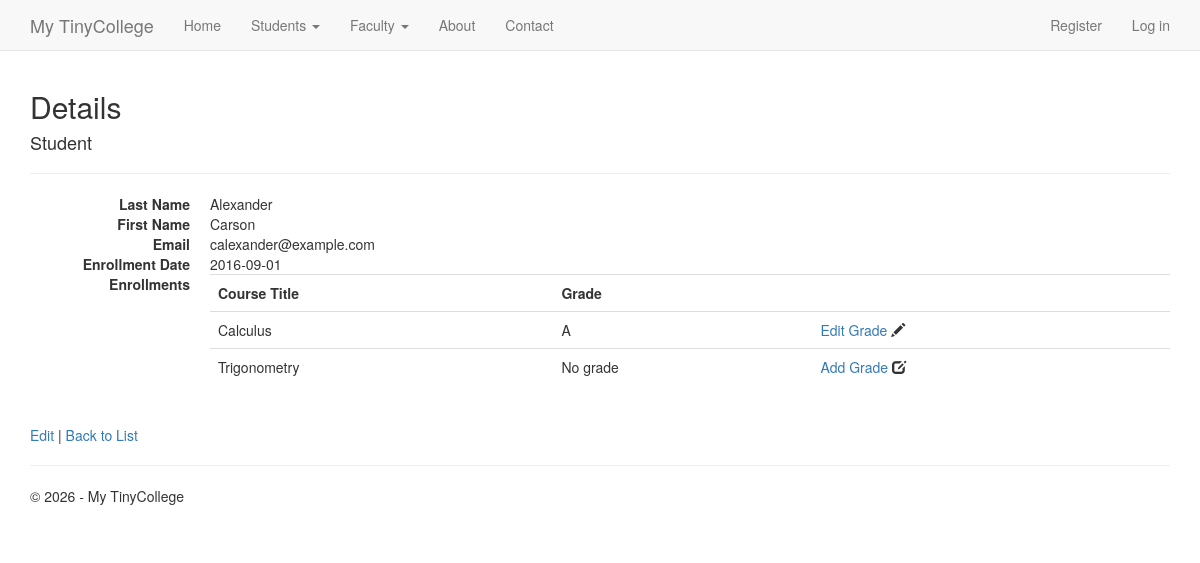
Screenshot of /public/index.php?r=student/details/1 with the database file from the repository.
### tables this page shows
CREATE TABLE `students` (
  `ID` INT NOT NULL AUTO_INCREMENT,
  `LastName` VARCHAR(65) NOT NULL,
  `FirstName` VARCHAR(50) NOT NULL,
  `Email` VARCHAR(255) NULL DEFAULT NULL,
  `EnrollmentDate` DATE NOT NULL,
  PRIMARY KEY (`ID`),
  INDEX `idx_students_names` (`LastName`, `FirstName`)
);

CREATE TABLE `enrollments` (
  `EnrollmentID` INT NOT NULL AUTO_INCREMENT,
  `CourseID` INT NOT NULL,
  `StudentID` INT NOT NULL,
  `Grade` CHAR(1) NULL DEFAULT NULL,
  PRIMARY KEY (`EnrollmentID`),
  INDEX `idx_enrollments_course` (`CourseID`),
  INDEX `idx_enrollments_student` (`StudentID`),
  CONSTRAINT `fk_enrollments_course`
    FOREIGN KEY (`CourseID`) REFERENCES `courses` (`CourseID`)
    ON DELETE CASCADE ON UPDATE CASCADE,
  CONSTRAINT `fk_enrollments_student`
    FOREIGN KEY (`StudentID`) REFERENCES `students` (`ID`)
    ON DELETE CASCADE ON UPDATE CASCADE
);

CREATE TABLE `courses` (
  `CourseID` INT NOT NULL,
  `Title` VARCHAR(50) NOT NULL,
  `Credits` INT NOT NULL,
  `DepartmentID` INT NOT NULL,
  PRIMARY KEY (`CourseID`),
  INDEX `idx_courses_department` (`DepartmentID`),
  CONSTRAINT `fk_courses_department`
    FOREIGN KEY (`DepartmentID`) REFERENCES `departments` (`DepartmentID`)
    ON DELETE RESTRICT ON UPDATE CASCADE
);

### public/index.php (called while the page is built, shortened)
<?php
require dirname(__DIR__) . '/includes/bootstrap.php';
require dirname(__DIR__) . '/includes/router.php';
$route = isset($_GET['r']) ? (string) $_GET['r'] : 'home/index';
$result = app_dispatch($route);
$data = $result['data'];
extract($data, EXTR_SKIP);
$viewFile = dirname(__DIR__) . '/views/' . $result['view'] . '.php';
require $viewFile;
require dirname(__DIR__) . '/views/layout.php';

### includes/bootstrap.php (called while the page is built, shortened)
<?php
require_once dirname(__DIR__) . '/includes/helpers.php';
require_once dirname(__DIR__) . '/includes/Database.php';
spl_autoload_register(static function (string $class): void {
    $prefix = 'App\\';
    $rel = str_replace('\\', '/', substr($class, strlen($prefix)));
    $base = dirname(__DIR__) . '/src/';
    $file = $base . $rel . '.php';
});

### includes/router.php (called while the page is built, shortened)
<?php
function app_dispatch(string $route): array
{
    $route = strtolower(trim($route, '/'));
    $students = new StudentRepository();
    $enrollments = new EnrollmentRepository();
    if (preg_match('#^student/details/(\d+)$#', $route, $m)) {
        $id = (int) $m[1];
        $student = $students->find($id);
        $en = $enrollments->forStudent($id);
        return ['view' => 'student/details', 'data' => ['title' => 'Details', 'student' => $student, 'enrollments' => $en]];
    }
    return ['view' => 'errors/http', 'data' => ['title' => 'Not Found', 'message' => 'Page not found.'], 'code' => 404];
}

### config/config.php (called while the page is built)
<?php
return [
    'db' => [
        'dsn' => 'mysql:host=127.0.0.1;dbname=mytinycollege;charset=utf8mb4',
        'user' => 'root',
        'pass' => '',
        'options' => [
            PDO::ATTR_ERRMODE => PDO::ERRMODE_EXCEPTION,
            PDO::ATTR_DEFAULT_FETCH_MODE => PDO::FETCH_ASSOC,
        ],
    ],
    'app' => [
        'base_url' => '',
        'name' => 'My TinyCollege',
    ],
];

### includes/Database.php (called while the page is built, shortened)
<?php
final class Database
{
    private static ?PDO $pdo = null;
    public static function pdo(): PDO
    {
        if (self::$pdo !== null) {
            return self::$pdo;
        }
        $config = require dirname(__DIR__) . '/config/config.php';
        $db = $config['db'];
        self::$pdo = new PDO($db['dsn'], $db['user'], $db['pass'], $db['options'] ?? []);
        return self::$pdo;
    }
}

### src/Repositories/StudentRepository.php (called while the page is built, shortened)
<?php
final class StudentRepository
{
    public function find(int $id): ?array
    {
        $st = Database::pdo()->prepare('SELECT ID, LastName, FirstName, Email, EnrollmentDate FROM students WHERE ID = :id LIMIT 1');
        $st->execute([':id' => $id]);
        $row = $st->fetch();
        return $row === false ? null : $row;
    }
}

### includes/helpers.php (called while the page is built, shortened)
<?php
function e(?string $s): string
{
    return htmlspecialchars($s ?? '', ENT_QUOTES | ENT_HTML5, 'UTF-8');
}
function public_directory_url_path(): string
{
    $configPath = dirname(__DIR__) . '/config/config.php';
    $config = require $configPath;
    $configured = trim((string) ($config['app']['base_url'] ?? ''));
    $sf = str_replace('\\', '/', (string) ($_SERVER['SCRIPT_FILENAME'] ?? ''));
    $sn = str_replace('\\', '/', (string) ($_SERVER['SCRIPT_NAME'] ?? '/index.php'));
    $dir = dirname($sf);
    return rtrim(dirname($sn), '/');
}
function url(string $route, array $query = []): string
{
    $q = array_merge(['r' => $route], $query);
    $configPath = dirname(__DIR__) . '/config/config.php';
    $config = require $configPath;
    $configured = trim((string) ($config['app']['base_url'] ?? ''));
    $root = public_directory_url_path();
    return $root . '/index.php?' . http_build_query($q);
}

### src/Repositories/EnrollmentRepository.php (called while the page is built, shortened)
<?php
final class EnrollmentRepository
{
    public function forStudent(int $studentId): array
    {
        $sql = <<<'SQL'
            SELECT e.EnrollmentID, e.CourseID, e.StudentID, e.Grade,
                   c.Title AS CourseTitle, c.Credits
            FROM enrollments e
            INNER JOIN courses c ON c.CourseID = e.CourseID
            WHERE e.StudentID = :sid
            ORDER BY c.Title
            SQL;
        $st = Database::pdo()->prepare($sql);
        $st->execute([':sid' => $studentId]);
        return $st->fetchAll();
    }
}

### views/student/details.php (the view, shortened to what this page needs)
<h2>Details</h2>
<div>
    <h4>Student</h4>
    <hr>
    <dl class="dl-horizontal">
        <dt>Last Name</dt>
        <dd><?= e((string) $student['LastName']) ?></dd>
        <dt>First Name</dt>
        <dd><?= e((string) $student['FirstName']) ?></dd>
        <dt>Email</dt>
        <dd><?= e((string) ($student['Email'] ?? '')) ?></dd>
        <dt>Enrollment Date</dt>
        <dd><?= e((string) $student['EnrollmentDate']) ?></dd>
        <dt>Enrollments</dt>
        <dd>
            <table class="table">
                <tr>
                    <th>Course Title</th>
                    <th>Grade</th>
                    <th>&nbsp;</th>
                </tr>
                <?php foreach ($enrollments as $item) : ?>
                    <?php
                    $gradeVal = $item['Grade'] ?? null;
                    $gradeEmpty = $gradeVal === null || $gradeVal === '';
                    ?>
                    <tr>
                        <td><?= e((string) $item['CourseTitle']) ?></td>
                        <td><?= e($gradeEmpty ? 'No grade' : (string) $gradeVal) ?></td>
                        <td>
                            <?php if ($gradeEmpty) : ?>
                                <a href="<?= e(url('enrollment/edit/' . (int) $item['EnrollmentID'])) ?>" title="Add Grade">Add Grade</a>
                                <span class="glyphicon glyphicon-edit"></span>
                            <?php else : ?>
                                <a href="<?= e(url('enrollment/edit/' . (int) $item['EnrollmentID'])) ?>" title="Edit Grade">Edit Grade</a>
                                <span class="glyphicon glyphicon-pencil"></span>
                            <?php endif; ?>
                        </td>
                    </tr>
                <?php endforeach; ?>
            </table>
        </dd>
    </dl>
</div>
<p>
    <a href="<?= e(url('student/edit/' . (int) $student['ID'])) ?>">Edit</a> |
    <a href="<?= e(url('student/index')) ?>">Back to List</a>
</p>

### rows the page displays
students: LastName "Alexander", FirstName "Carson", Email "calexander@example.com", EnrollmentDate "2016-09-01"
enrollments: CourseID.Title "Calculus", Grade "A"
enrollments: CourseID.Title "Trigonometry", gradeVal "No grade"
